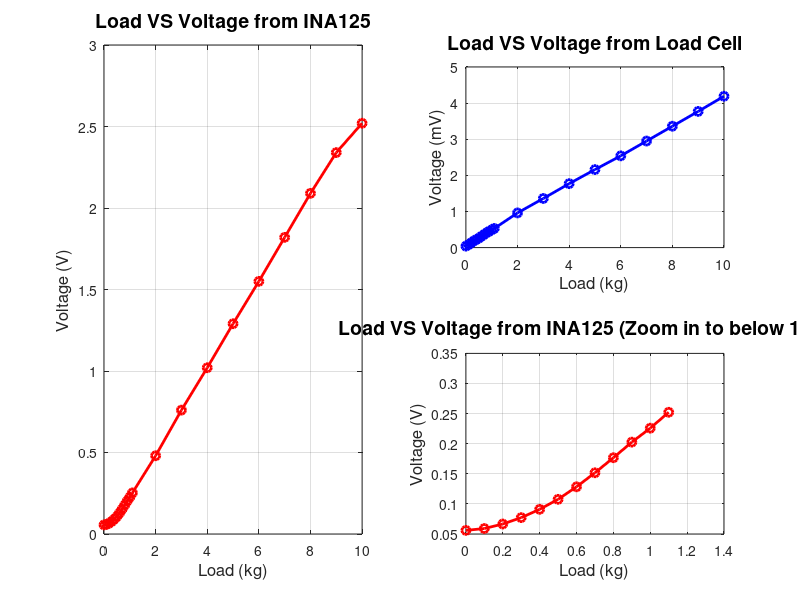

The MATLAB script that drew this image:
kg = [0 0.1 0.2 0.3 0.4 0.5 0.6 0.7 0.8 0.9 1.0 1.1 2.0 3.0 4.0 5.0 6.0 7.0 8.0 9.0 10.0];
mv_loadcell = [0.04 0.08 0.13 0.18 0.22 0.26 0.31 0.36 0.41 0.45 0.49 0.53 0.96 1.36 1.77 2.16 2.54 2.95 3.36 3.77 4.19];

v_ina = [0.056 0.0591 0.0666 0.0772 0.091 0.1076 0.1284 0.1517 0.1767 0.2026 0.2258 0.2522 0.48 0.76 1.02 1.29 1.55 1.82 2.09 2.34 2.52];

kg_ina_zoom = [0 0.1 0.2 0.3 0.4 0.5 0.6 0.7 0.8 0.9 1.0 1.1];
v_ina_zoom = [0.056 0.0591 0.0666 0.0772 0.091 0.1076 0.1284 0.1517 0.1767 0.2026 0.2258 0.2522];

ax_1 = subplot(2,2,2);
ax_2 = subplot(2,2,[1 3]);
ax_3 = subplot(2,2,4);

ax = [ax_1;ax_2;ax_3];

plot(ax(1), kg, mv_loadcell, '-o', 'MarkerSize', 6, 'LineWidth', 2, 'Color', 'b');
grid(ax(1), 'on');
title(ax(1), 'Load VS Voltage from Load Cell', 'FontSize', 14);
ylabel(ax(1),'Voltage (mV)', 'FontSize', 12);
xlabel(ax(1), 'Load (kg)', 'FontSize', 12);

plot(ax(2), kg, v_ina, '-o', 'MarkerSize', 6, 'LineWidth', 2, 'Color', 'r');
grid(ax(2), 'on');
title(ax(2), 'Load VS Voltage from INA125', 'FontSize', 14);
ylabel(ax(2),'Voltage (V)', 'FontSize', 12);
xlabel(ax(2), 'Load (kg)', 'FontSize', 12);

plot(ax(3), kg_ina_zoom, v_ina_zoom, '-o', 'MarkerSize', 6, 'LineWidth', 2, 'Color', 'r');
grid(ax(3), 'on');
title(ax(3), 'Load VS Voltage from INA125 (Zoom in to below 1.1 kg)', 'FontSize', 14);
ylabel(ax(3),'Voltage (V)', 'FontSize', 12);
xlabel(ax(3), 'Load (kg)', 'FontSize', 12);

